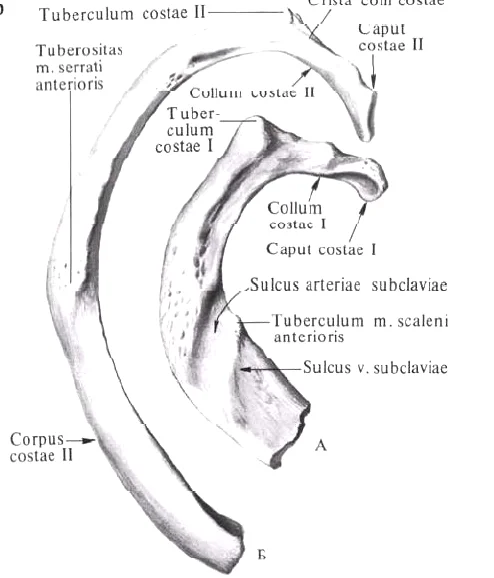
#> input picture data/img/ant/t02_I_II_qovurga.webp, 494 x 578 px, found by its file name; its folder holds 3 pictures in this run
$ python img_boxes.py ../../data/img/ant/t01_aksis.webp ../../data/img/ant/t02_I_II_qovurga.webp
#> lines starting #> are read from the running program, lines starting #| are printed output that depends on the picture; after the words box and inside, x2 and y2 are one past the last pixel; in counts of white or black regions, pixels touching at a corner belong together
"""python3 tools/i18n/img_boxes.py <id> <rasm_nomi> [--grid out.png]
Rasmdagi yozuv qatorlarini (to'q rangli mayda belgilar guruhlari) quti sifatida topadi va
tesseract (rus+eng) bilan o'qishga urinadi. --grid berilsa, qutilar raqamlangan holda chizilgan
kattalashtirilgan nusxa saqlanadi (img_en.json uchun koordinata tanlashda yordam)."""
import os, subprocess, sys, tempfile

import cv2
import numpy as np
from PIL import Image, ImageDraw, ImageFont

sid, name = sys.argv[1], sys.argv[2]
grid = sys.argv[sys.argv.index("--grid") + 1] if "--grid" in sys.argv else None
im = Image.open(f"data/img/{sid}/{name}").convert("RGB")
#> im is the input picture: PIL image 494x578 RGB; mean R, G, B 243, 242.6, 243
a = np.asarray(im).astype(int)
luma = (a[..., 0] * 299 + a[..., 1] * 587 + a[..., 2] * 114) // 1000
sat = a.max(axis=2) - a.min(axis=2)
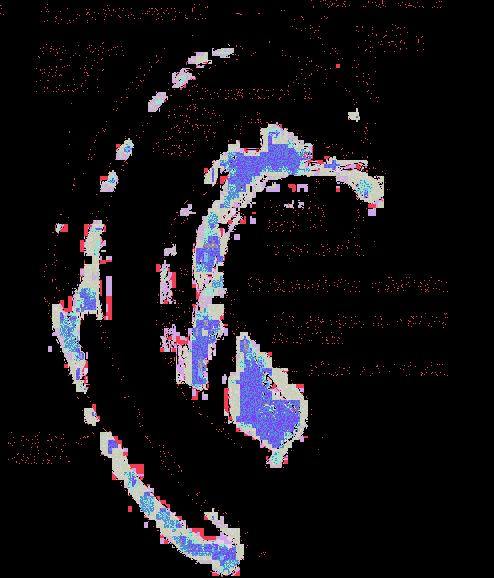
#> sat: shape (578, 494) int64; 12 distinct labels, from 0 to 11; one colour per label, 0 black
ink = ((luma < 150) | ((sat > 90) & (luma < 120))).astype(np.uint8)
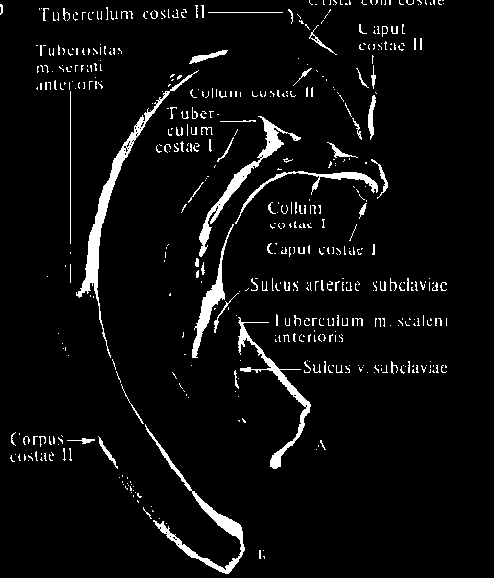
#> ink: shape (578, 494); values 0 (black) and 1 (white), 5% white; 527 white regions (438 under 20 px), largest, box (x1, y1, x2, y2) and area: (76, 70, 199, 358) 2141, (145, 424, 245, 574) 1482, (199, 116, 301, 257) 1394
n, lab, st, _ = cv2.connectedComponentsWithStats(ink, 8)
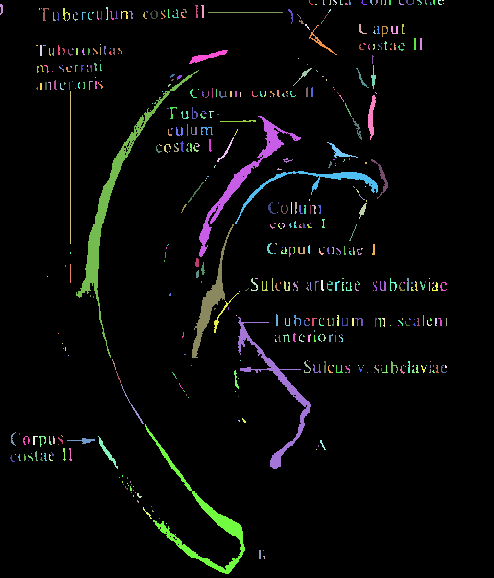
#> lab: shape (578, 494) int32; 528 distinct labels, from 0 to 527; one colour per label, 0 black
#> n = 528; st = 528 rows, first 6: [0, 0, 494, 578, 271279], [309, 0, 4, 5, 6], [323, 0, 2, 5, 6], [329, 0, 2, 5, 6], [333, 0, 4, 5, 8], [340, 0, 3, 5, 7]
glyph = np.zeros_like(ink)
for i in range(1, n):
    x, y, w, h, area = st[i]
    if 2 <= h <= 26 and w <= 40 and area >= 2:   # belgi o'lchamidagi komponentlar
        glyph[lab == i] = 1
#> this loop made 527 passes
#> (x, y, w, h, area) on passes 23 to 25: (0, 4, 3, 11, 23), (195, 5, 3, 13, 22), (201, 5, 3, 13, 27)
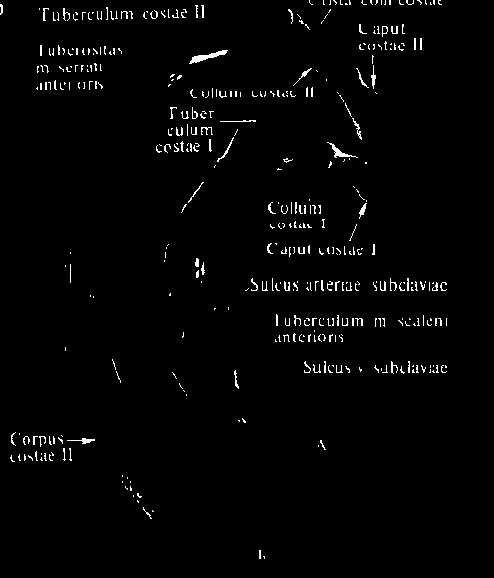
#> glyph: shape (578, 494); values 0 (black) and 1 (white), 1.9% white in thin lines or dots, all inside (x1, y1, x2, y2) = (0, 0, 447, 559)
k = cv2.getStructuringElement(cv2.MORPH_RECT, (7, 3))
merged = cv2.dilate(glyph, k)
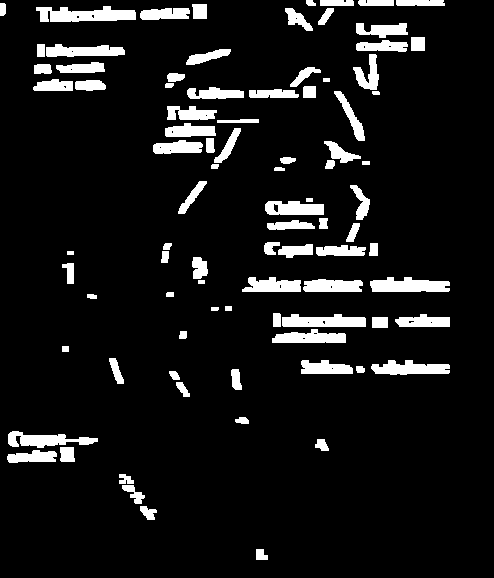
#> merged: shape (578, 494); values 0 (black) and 1 (white), 8.7% white; 89 white regions, largest, box (x1, y1, x2, y2) and area: (36, 6, 136, 22) 1118, (370, 277, 450, 292) 944, (282, 314, 366, 327) 880
n2, lab2, st2, _ = cv2.connectedComponentsWithStats(merged, 8)
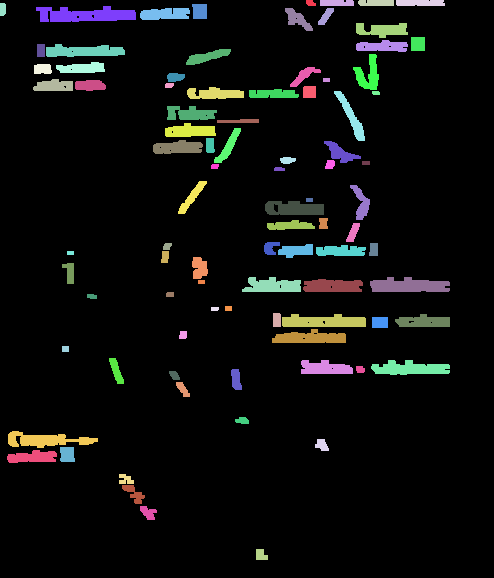
#> lab2: shape (578, 494) int32; 90 distinct labels, from 0 to 89; one colour per label, 0 black
#> n2 = 90; st2 = 90 rows, first 6: [0, 0, 494, 578, 260746], [306, 0, 10, 6, 49], [320, 0, 34, 6, 199], [358, 0, 36, 6, 209], [396, 0, 49, 6, 286], [0, 3, 6, 13, 74]
boxes = []
for i in range(1, n2):
    x, y, w, h, area = st2[i]
    if w >= 8 and h >= 6:
        boxes.append((x + 3, y + 1, x + w - 4, y + h - 2))
#> this loop made 89 passes
#> (x, y, w, h, area) on passes 1 to 12: (306, 0, 10, 6, 49), (320, 0, 34, 6, 199), (358, 0, 36, 6, 209), (396, 0, 49, 6, 286), (0, 3, 6, 13, 74), (192, 4, 15, 15, 213), (36, 6, 100, 16, 1118), (140, 8, 50, 12, 503), (285, 8, 28, 23, 297), (318, 8, 16, 17, 136), (356, 23, 52, 15, 512), (411, 37, 14, 14, 196)
boxes.sort(key=lambda b: (b[1] // 8, b[0]))


def ocr(b):
    x0, y0, x1, y1 = b
    crop = im.crop((max(0, x0 - 2), max(0, y0 - 2), x1 + 3, y1 + 3))
    crop = crop.resize((crop.width * 4, crop.height * 4), Image.LANCZOS)
    with tempfile.TemporaryDirectory() as d:
        p = os.path.join(d, "c.png")
        crop.save(p)
#> (the run stopped early here; a loop or call above may not have finished)

$ run again, on data/img/bio/t02_sentrosoma.webp
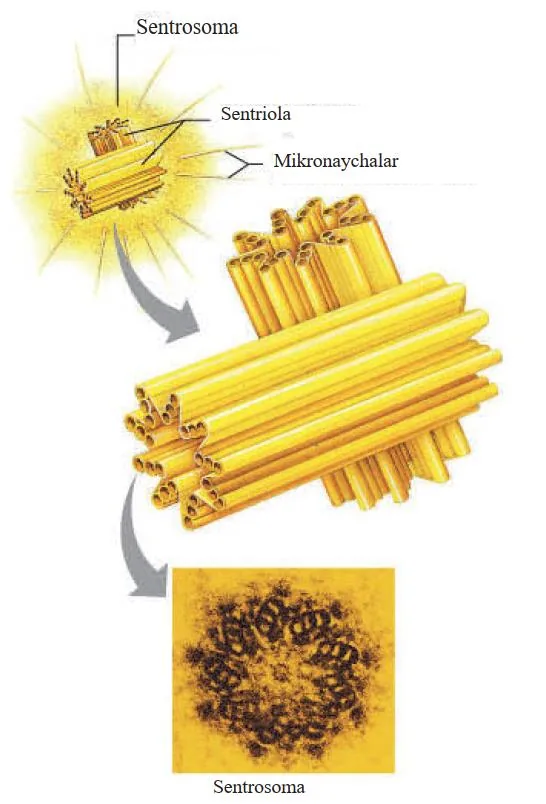
#> input picture data/img/bio/t02_sentrosoma.webp, 546 x 804 px, found by its file name
#> im is the input picture: PIL image 546x804 RGB; mean R, G, B 238.6, 226.1, 189.8
#> ink: shape (804, 546); values 0 (black) and 1 (white), 8.1% white; 450 white regions (318 under 20 px), largest, box (x1, y1, x2, y2) and area: (180, 578, 383, 764) 22159, (202, 374, 477, 490) 1324, (378, 441, 414, 496) 639
#> lab: shape (804, 546) int32; 451 distinct labels, from 0 to 450
#> n = 451; st = 451 rows, first 6: [0, 0, 546, 804, 403336], [138, 19, 9, 15, 50], [169, 21, 5, 13, 30], [149, 23, 8, 11, 41], [158, 23, 11, 11, 51], [175, 23, 7, 11, 33]
#> the loop `for i in range(1, n):` made 450 passes
#> merged: shape (804, 546); values 0 (black) and 1 (white), 4.9% white; 103 white regions, largest, box (x1, y1, x2, y2) and area: (292, 196, 375, 246) 2064, (271, 152, 401, 172) 1641, (60, 163, 170, 203) 1555
#> `n2, lab2, st2, _ = cv2.connectedComponentsWithStats(merged, 8)`:
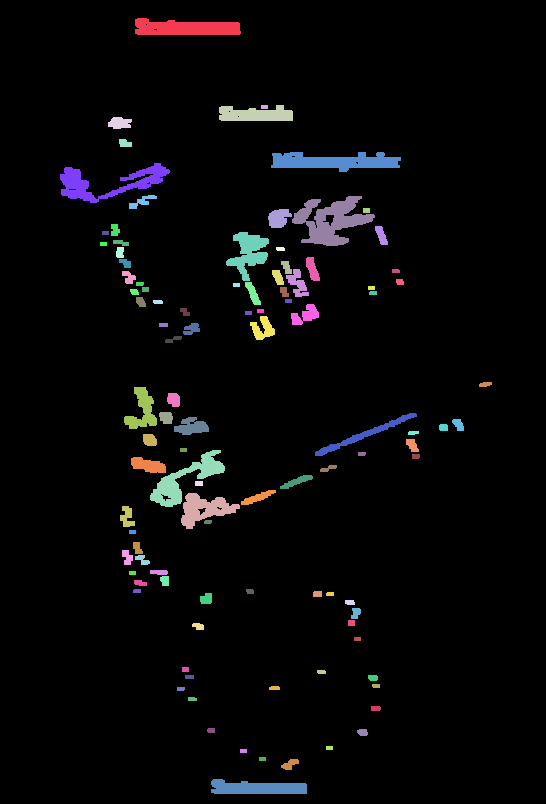
#> lab2: shape (804, 546) int32; 104 distinct labels, from 0 to 103; one colour per label, 0 black
#> n2 = 104; st2 = 104 rows, first 6: [0, 0, 546, 804, 417349], [135, 18, 106, 17, 1421], [261, 105, 7, 4, 28], [219, 105, 74, 16, 914], [108, 117, 24, 12, 221], [119, 139, 13, 8, 85]
#> the loop `for i in range(1, n2):` made 103 passes
#> (x, y, w, h, area) on passes 1 to 8: (135, 18, 106, 17, 1421), (261, 105, 7, 4, 28), (219, 105, 74, 16, 914), (108, 117, 24, 12, 221), (119, 139, 13, 8, 85), (271, 152, 130, 20, 1641), (60, 163, 110, 40, 1555), (129, 195, 28, 14, 161)

$ run again, on data/img/bio/t02_yadro.webp
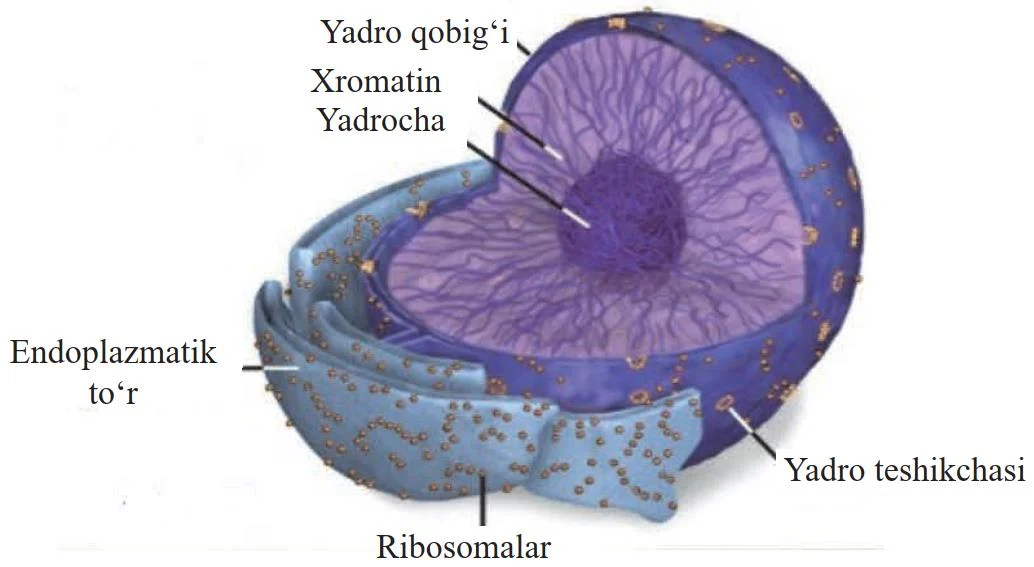
#> input picture data/img/bio/t02_yadro.webp, 1034 x 567 px, found by its file name
#> im is the input picture: PIL image 1034x567 RGB; mean R, G, B 200.5, 197.7, 213.6
#> ink: shape (567, 1034); values 0 (black) and 1 (white), 33.5% white; 149 white regions (59 under 20 px), largest, box (x1, y1, x2, y2) and area: (242, 8, 864, 526) 186179, (616, 468, 664, 504) 511, (657, 409, 683, 442) 363
#> lab: shape (567, 1034) int32; 150 distinct labels, from 0 to 149
#> n = 150; st = 150 rows, first 6: [0, 0, 1034, 567, 390065], [242, 8, 622, 518, 186179], [358, 19, 15, 24, 134], [446, 19, 15, 24, 132], [465, 19, 4, 3, 8], [503, 19, 4, 3, 8]
#> the loop `for i in range(1, n):` made 149 passes
#> (x, y, w, h, area) on passes 1, 2, 3, 6, 7, 8, 9, 10: (242, 8, 622, 518, 186179), (358, 19, 15, 24, 134), (446, 19, 15, 24, 132), (320, 20, 24, 23, 126), (492, 20, 5, 9, 22), (343, 27, 13, 16, 97), (374, 27, 11, 16, 67), (386, 27, 15, 16, 92)
#> merged: shape (567, 1034); values 0 (black) and 1 (white), 4.2% white; 37 white regions, largest, box (x1, y1, x2, y2) and area: (7, 338, 220, 371) 4076, (374, 533, 554, 559) 3314, (872, 456, 1028, 482) 2971
#> `n2, lab2, st2, _ = cv2.connectedComponentsWithStats(merged, 8)`:
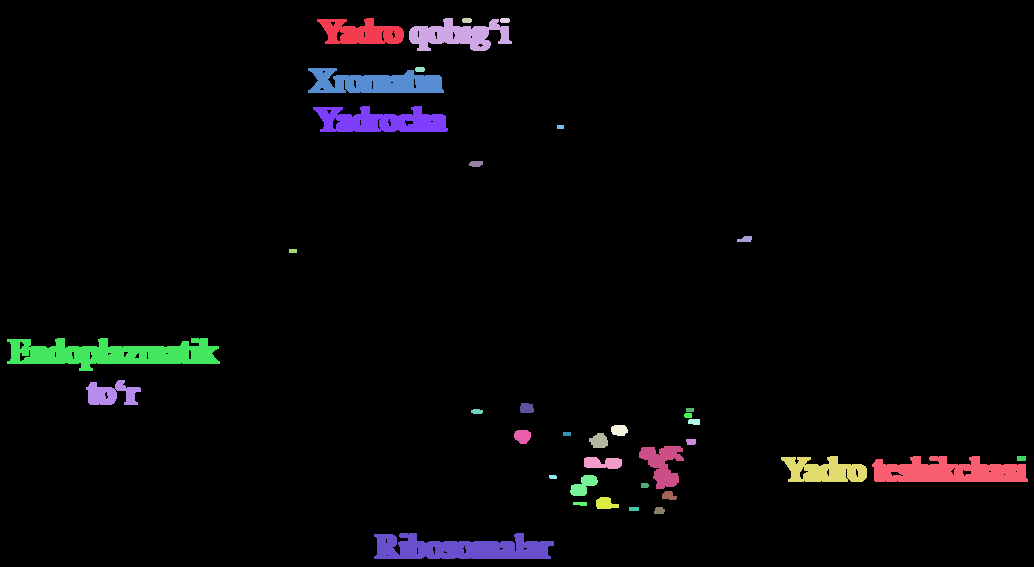
#> lab2: shape (567, 1034) int32; 38 distinct labels, from 0 to 37; one colour per label, 0 black
#> n2 = 38; st2 = 38 rows, first 6: [0, 0, 1034, 567, 561590], [317, 18, 87, 26, 1547], [409, 18, 103, 33, 1909], [462, 18, 10, 5, 46], [500, 18, 10, 5, 46], [415, 67, 10, 5, 46]
#> the loop `for i in range(1, n2):` made 37 passes
#> (x, y, w, h, area) on passes 1 to 8: (317, 18, 87, 26, 1547), (409, 18, 103, 33, 1909), (462, 18, 10, 5, 46), (500, 18, 10, 5, 46), (415, 67, 10, 5, 46), (308, 68, 136, 25, 2410), (313, 106, 135, 26, 2433), (557, 125, 7, 4, 28)
#> after the loop `for i in range(1, n2):`: boxes = 23 items, first 6: (320, 19, 400, 42), (412, 19, 508, 49), (311, 69, 440, 91), (316, 107, 444, 130), (472, 162, 479, 165), (740, 237, 748, 240)

$ run again, on data/img/bkm/p100_19.webp
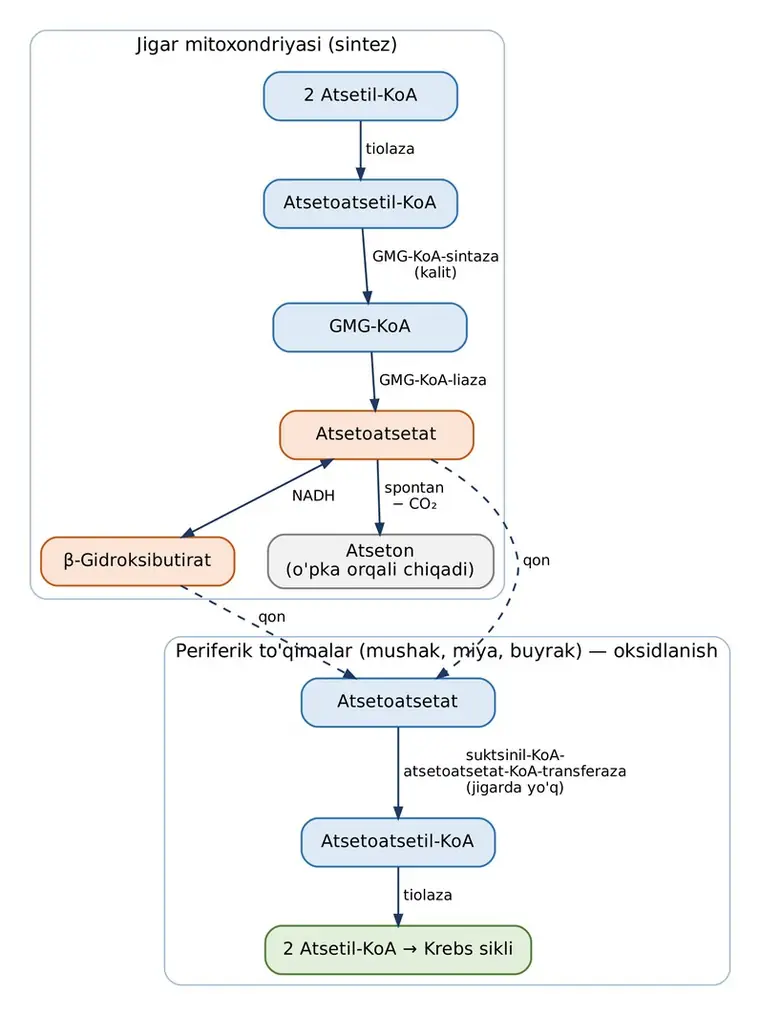
#> input picture data/img/bkm/p100_19.webp, 760 x 1015 px, found by its file name
#> im is the input picture: PIL image 760x1015 RGB; mean R, G, B 245.4, 246.4, 246.4
#> luma: shape (1015, 760) int64; 256 distinct labels, from 0 to 255
#> sat: shape (1015, 760) int64; 116 distinct labels, from 0 to 115
#> ink: shape (1015, 760); values 0 (black) and 1 (white), 2.8% white in thin lines or dots, all inside (x1, y1, x2, y2) = (40, 36, 717, 975)
#> lab: shape (1015, 760) int32; 404 distinct labels, from 0 to 403
#> n = 404; st = 404 rows, first 6: [0, 0, 760, 1015, 749957], [135, 37, 5, 18, 38], [144, 36, 2, 3, 5], [204, 36, 2, 3, 4], [208, 37, 7, 14, 34], [260, 36, 10, 15, 67]
#> the loop `for i in range(1, n):` made 403 passes
#> merged: shape (1015, 760); values 0 (black) and 1 (white), 5.6% white; 62 white regions, largest, box (x1, y1, x2, y2) and area: (401, 764, 629, 778) 2539, (62, 551, 214, 571) 2056, (318, 833, 477, 848) 2050
#> lab2: shape (1015, 760) int32; 63 distinct labels, from 0 to 62
#> n2 = 63; st2 = 63 rows, first 6: [0, 0, 760, 1015, 727963], [132, 35, 49, 21, 703], [183, 35, 140, 21, 1986], [326, 35, 73, 19, 1076], [302, 87, 14, 15, 178], [318, 86, 102, 16, 1356]
#> the loop `for i in range(1, n2):` made 62 passes
#> (x, y, w, h, area) on passes 1 to 8: (132, 35, 49, 21, 703), (183, 35, 140, 21, 1986), (326, 35, 73, 19, 1076), (302, 87, 14, 15, 178), (318, 86, 102, 16, 1356), (363, 142, 54, 13, 607), (281, 194, 117, 16, 1586), (401, 194, 38, 16, 526)
